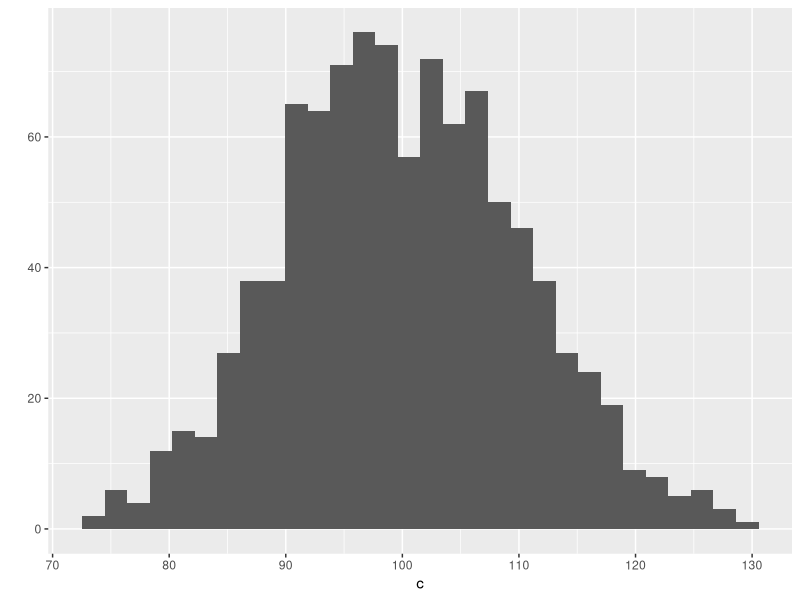

Source code (R):

library(ggplot2)
nothing <- data.frame(a=rbinom(1000, 20, .5),
                      b=c("red", "white"),
                      c=rnorm(1000, mean=100, sd=10))
qplot(c, data=nothing, geom="histogram")
write.csv(nothing, "nothing.csv")


